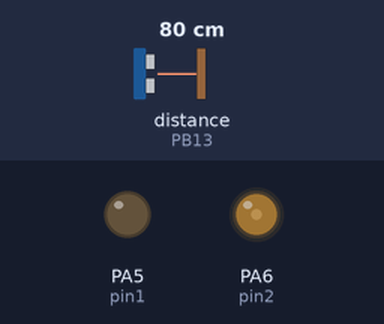
A sketch run on a simulated STM32 Blue Pill. Shown: output pins drawn as LEDs (lit = HIGH). Inputs (shaded band) come from the test bench; at power-on: distance to the obstacle (sensor on PB13) 80 cm. The echo pulse lasts 58.3 µs per cm.

Above: at 1.2 s.
1.3 s: distance to the obstacle (sensor on PB13) set to 63 cm
2.8 s: distance to the obstacle (sensor on PB13) set to 55 cm
At 4.0 s:
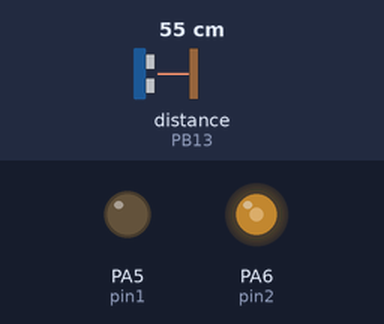
4.3 s: distance to the obstacle (sensor on PB13) set to 2 cm
At 5.3 s:
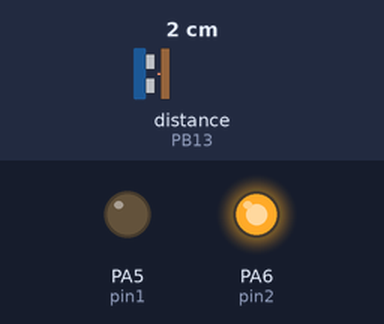
5.8 s: distance to the obstacle (sensor on PB13) set to 35 cm
At 7.0 s:
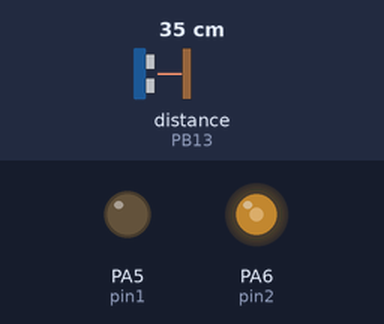
7.3 s: distance to the obstacle (sensor on PB13) set to 4 cm
At 8.4 s:
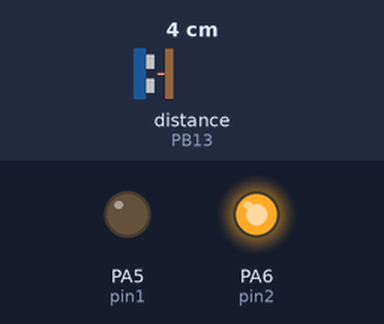
Timing chart, 0 to 9.8 s (numbered marks = the images above; inputs shaded):
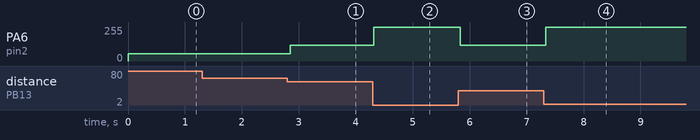

The sketch:

Speed_Adjustment.ino
```cpp
//Speed Adjustment
#include <HCSR04.h>

const int trig = PB12;
const int echo = PB13;
const int pin1 = PA5;
const int pin2 = PA6;


HCSR04 hc(trig, echo);


void setup(){
  pinMode(pin1, OUTPUT);
  digitalWrite(pin1 , 0);

}

void loop(){
   float dist = hc.dist();

   if(dist < 20){
    //distance and speed condition 1
    analogWrite(pin2, 255);
   }else if(dist > 20 && dist < 60){
    //distance and speed condition 2
    analogWrite(pin2, 120);
   }else{
    //distance and speed condition 3
    analogWrite(pin2, 55);
   }


    delay(60);
}
```

Measured:
- the behaviour switches between 60 and 59 cm on distance to the obstacle (sensor on PB13) (found by bisection; images 0 and 1)
- after the input at 1.3 s, every drawn part: stays the same
- after the input at 2.8 s, PA6 (pin2): 55/255 → 120/255 after 0.05 s
- after the input at 4.3 s, PA6 (pin2): 120/255 → 255/255 at once
- after the input at 5.8 s, PA6 (pin2): 255/255 → 120/255 at once
- after the input at 7.3 s, PA6 (pin2): 120/255 → 255/255 at once
